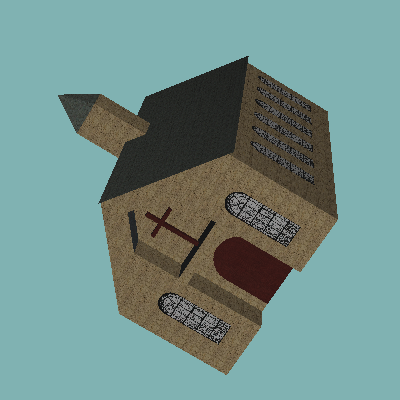

Recreate this plot in Python.
#!/usr/bin/env python

# Write 3D Tiles from OBJ and CityGML buildings, then import and render the church model.

import os
import tempfile

import vtkmodules.vtkInteractionStyle  # noqa: F401
import vtkmodules.vtkRenderingFreeType  # noqa: F401
import vtkmodules.vtkRenderingOpenGL2  # noqa: F401

from vtkmodules.vtkCommonCore import vtkStringArray
from vtkmodules.vtkCommonDataModel import vtkFieldData, vtkMultiBlockDataSet
from vtkmodules.vtkIOCesium3DTiles import vtkCesium3DTilesWriter
from vtkmodules.vtkIOCityGML import vtkCityGMLReader
from vtkmodules.vtkIOGeometry import vtkOBJReader
from vtkmodules.vtkIOImport import vtkGLTFImporter
from vtkmodules.vtkRenderingCore import (
    vtkRenderWindow,
    vtkRenderWindowInteractor,
    vtkRenderer,
)

# Source
data_dir = os.environ.get("VPE_DATA_DIR", os.path.dirname(os.path.abspath(__file__)))
temp_dir = tempfile.mkdtemp()

# --- Test Jacksonville Buildings (OBJ) ---
print("Test jacksonville buildings")

obj_reader = vtkOBJReader()
obj_reader.SetFileName(os.path.join(data_dir, "jacksonville-triangle.obj"))
obj_reader.Update()

# Parse offset from OBJ comment
obj_comment = obj_reader.GetComment()
obj_offset = [0.0, 0.0, 0.0]
if obj_comment:
    parts = obj_comment.split()
    idx = 0
    for i in range(3):
        if idx + 2 < len(parts):
            obj_offset[i] = float(parts[idx + 2])
            idx += 3

# Set texture URI field on poly data
obj_poly = obj_reader.GetOutput()
obj_texture_file = os.path.splitext(os.path.join(data_dir, "jacksonville-triangle.obj"))[0] + ".png"
if os.path.isfile(obj_texture_file):
    field_data = obj_poly.GetFieldData()
    if not field_data:
        field_data = vtkFieldData()
        obj_poly.SetFieldData(field_data)
    string_array = vtkStringArray()
    string_array.SetNumberOfTuples(1)
    string_array.SetValue(0, obj_texture_file)
    string_array.SetName("texture_uri")
    field_data.AddArray(string_array)

# Build multi-block for Jacksonville
jax_building = vtkMultiBlockDataSet()
jax_building.SetBlock(0, obj_poly)
jax_root = vtkMultiBlockDataSet()
jax_root.SetBlock(0, jax_building)

jax_writer = vtkCesium3DTilesWriter()
jax_writer.SetInputDataObject(jax_root)
jax_writer.SetContentGLTF(True)
jax_writer.ContentGLTFSaveGLBOff()
jax_writer.SetInputType(vtkCesium3DTilesWriter.Buildings)
jax_writer.SetDirectoryName(os.path.join(temp_dir, "jacksonville-3dtiles"))
jax_writer.SetTextureBaseDirectory(data_dir)
jax_writer.SetOffset(obj_offset)
jax_writer.SetSaveTextures(False)
jax_writer.SetNumberOfFeaturesPerTile(1)
jax_writer.SetSaveTiles(True)
jax_writer.SetCRS("+proj=utm +zone=17")
jax_writer.Write()

# --- Test Berlin Buildings (CityGML) ---
print("Test berlin buildings (citygml)")

berlin_reader = vtkCityGMLReader()
berlin_reader.SetFileName(os.path.join(data_dir, "berlin-triangle.gml"))
berlin_reader.SetNumberOfBuildings(1)
berlin_reader.SetLOD(2)
berlin_reader.Update()

berlin_writer = vtkCesium3DTilesWriter()
berlin_writer.SetInputDataObject(berlin_reader.GetOutput())
berlin_writer.SetContentGLTF(True)
berlin_writer.ContentGLTFSaveGLBOff()
berlin_writer.SetInputType(vtkCesium3DTilesWriter.Buildings)
berlin_writer.SetDirectoryName(os.path.join(temp_dir, "berlin-3dtiles"))
berlin_writer.SetTextureBaseDirectory(data_dir)
berlin_writer.SetOffset([0.0, 0.0, 0.0])
berlin_writer.SetSaveTextures(False)
berlin_writer.SetNumberOfFeaturesPerTile(1)
berlin_writer.SetSaveTiles(True)
berlin_writer.SetCRS("+proj=utm +zone=33")
berlin_writer.Write()

# --- Test Church Buildings (CityGML) with rendering ---
print("Test merge textures church (citygml)")

church_reader = vtkCityGMLReader()
church_reader.SetFileName(os.path.join(data_dir, "CityGML", "Part-4-Buildings-V4-one.gml"))
church_reader.SetNumberOfBuildings(1)
church_reader.SetLOD(3)
church_reader.Update()

church_writer = vtkCesium3DTilesWriter()
church_writer.SetInputDataObject(church_reader.GetOutput())
church_writer.SetContentGLTF(True)
church_writer.ContentGLTFSaveGLBOff()
church_writer.SetInputType(vtkCesium3DTilesWriter.Buildings)
church_writer.SetDirectoryName(os.path.join(temp_dir, "church-3dtiles"))
church_writer.SetTextureBaseDirectory(os.path.join(data_dir, "CityGML"))
church_writer.SetOffset([435200.0, 3354000.0, 0.0])
church_writer.SetSaveTextures(True)
church_writer.SetNumberOfFeaturesPerTile(1)
church_writer.SetSaveTiles(True)
church_writer.SetCRS("+proj=utm +zone=17")
church_writer.Write()

# Renderer
renderer = vtkRenderer()
renderer.SetBackground(0.5, 0.7, 0.7)

# Render window
render_window = vtkRenderWindow()
render_window.AddRenderer(renderer)
render_window.SetWindowName("cesium3d tiles writer")
render_window.SetMultiSamples(0)
render_window.SetSize(400, 400)

# Import the generated GLTF
gltf_importer = vtkGLTFImporter()
gltf_importer.SetFileName(os.path.join(temp_dir, "church-3dtiles", "0", "0.gltf"))
gltf_importer.SetRenderWindow(render_window)
gltf_importer.Update()

# Interactor
interactor = vtkRenderWindowInteractor()
interactor.SetRenderWindow(render_window)

# Scene
renderer.ResetCamera()
renderer.GetActiveCamera().Azimuth(90)
renderer.GetActiveCamera().Roll(-90)
renderer.GetActiveCamera().Zoom(1.5)

interactor.Initialize()
interactor.Start()
